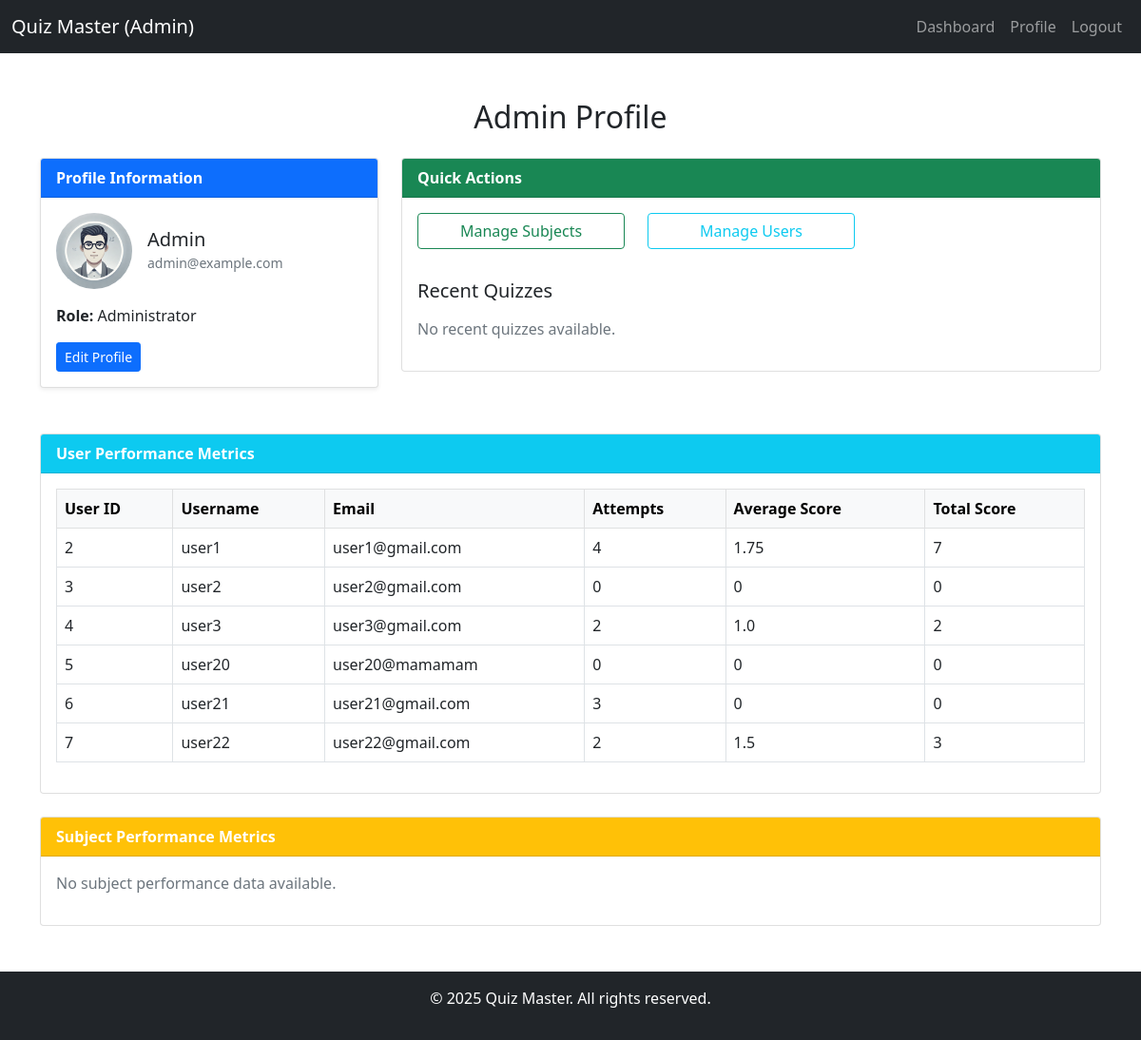
/admin/profile (signed in), run on the app's committed database.
### tables this page shows
CREATE TABLE users (
                    id INTEGER PRIMARY KEY AUTOINCREMENT,
                    username TEXT NOT NULL UNIQUE,
                    password TEXT NOT NULL,
                    full_name TEXT,
                    email TEXT NOT NULL UNIQUE,
                    phone TEXT,
                    qualification TEXT,
                    dob TEXT,
                    role TEXT NOT NULL CHECK(role IN ('admin', 'user'))
                  );

### app.py (the view)
@app.route('/admin/profile')
def admin_profile():
    if 'user_id' not in session or session.get('role') != 'admin':
        return redirect(url_for('login'))
    conn = get_db_connection()
    admin = conn.execute('SELECT * FROM users WHERE id = ?', (session['user_id'],)).fetchone()
    subjects = conn.execute('SELECT * FROM subjects').fetchall()
    chapters = conn.execute('SELECT * FROM chapters').fetchall()
    quizzes = conn.execute('SELECT * FROM quizzes').fetchall()
    recent_quizzes = conn.execute('SELECT * FROM quizzes ORDER BY date_of_quiz DESC LIMIT 5').fetchall()
    user_performance = conn.execute('''
        SELECT u.id, u.username, u.email,
               COUNT(s.id) AS attempts,
               ROUND(AVG(s.total_scored), 2) AS avg_score,
               COALESCE(SUM(s.total_scored), 0) AS total_score
        FROM users u
        LEFT JOIN scores s ON u.id = s.user_id
        WHERE u.role = 'user'
        GROUP BY u.id, u.username, u.email
    ''').fetchall()
    subject_performance = conn.execute('''
        SELECT sub.id, sub.name, COUNT(s.id) AS attempts, ROUND(AVG(s.total_scored),2) AS avg_score
        FROM subjects sub
        JOIN chapters ch ON sub.id = ch.subject_id
        JOIN quizzes q ON ch.id = q.chapter_id
        JOIN scores s ON q.id = s.quiz_id
        GROUP BY sub.id, sub.name
    ''').fetchall()
    chapters_by_subject = {}
    for chapter in chapters:
        chapters_by_subject.setdefault(chapter['subject_id'], []).append(dict(chapter))
    quizzes_by_chapter = {}
    for quiz in quizzes:
        quizzes_by_chapter.setdefault(quiz['chapter_id'], []).append(dict(quiz))
    subjects_list = []
    for subject in subjects:
        subj = dict(subject)
        subj_chapters = chapters_by_subject.get(subj['id'], [])
        for chapter in subj_chapters:
            chapter['quizzes'] = quizzes_by_chapter.get(chapter['id'], [])
        subj['chapters'] = subj_chapters
        subjects_list.append(subj)
    conn.close()
    return render_template('admin_profile.html',
                           admin=admin,
                           subjects=subjects_list,
                           recent_quizzes=recent_quizzes,
                           user_performance=user_performance,
                           subject_performance=subject_performance)

### app.py (called while the page is built)
def get_db_connection():
    conn = sqlite3.connect(DATABASE)
    conn.row_factory = sqlite3.Row
    return conn

### templates/admin_profile.html (shortened to what this page needs)
<!DOCTYPE html>
<html lang="en">
<head>
  <link href="https://cdn.jsdelivr.net/npm/bootstrap@5.1.0/dist/css/bootstrap.min.css" rel="stylesheet">
</head>
<body>
  <nav class="navbar navbar-expand-lg navbar-dark bg-dark">
    <div class="container-fluid">
      <a class="navbar-brand" href="{{ url_for('admin_dashboard') }}">Quiz Master (Admin)</a>
      <div class="collapse navbar-collapse" id="navbarNav">
        <ul class="navbar-nav ms-auto">
          <li class="nav-item">
            <a class="nav-link" href="{{ url_for('admin_dashboard') }}">Dashboard</a>
          </li>
          <li class="nav-item">
            <a class="nav-link" href="{{ url_for('admin_profile') }}">Profile</a>
          </li>
          <li class="nav-item">
            <a class="nav-link" href="{{ url_for('logout') }}">Logout</a>
          </li>
        </ul>
      </div>
    </div>
  </nav>
  <div class="container mt-5">
    <h2 class="text-center mb-4">Admin Profile</h2>
    <div class="row">
      <div class="col-md-4">
        <div class="card shadow-sm">
          <div class="card-header bg-primary text-white">
            Profile Information
          </div>
          <div class="card-body">
            <div class="d-flex align-items-center mb-3">
              <img src="{{ admin.profile_picture or url_for('static', filename='images/admin_profile.webp') }}" class="rounded-circle me-3 profile-img" alt="Profile Picture">
              <div>
                <h5 class="mb-0">{{ admin.username }}</h5>
                <small class="text-muted">{{ admin.email }}</small>
              </div>
            </div>
            <p class="mb-3"><strong>Role:</strong> Administrator</p>
            <a href="{{ url_for('edit_profile') }}" class="btn btn-primary btn-sm">Edit Profile</a>
          </div>
        </div>
      </div>
      <div class="col-md-8">
        <div class="card">
          <div class="card-header bg-success text-white">
            Quick Actions
          </div>
          <div class="card-body">
            <div class="row mb-4">
              <div class="col-md-4">
                <a href="{{ url_for('manage_subjects') }}" class="btn btn-outline-success w-100 mb-2">Manage Subjects</a>
              </div>
              <div class="col-md-4">
                <a href="{{ url_for('manage_users') }}" class="btn btn-outline-info w-100 mb-2">Manage Users</a>
              </div>
            </div>
            <h5 class="mb-3">Recent Quizzes</h5>
            {% if recent_quizzes %}
              <ul class="list-group">
                {% for quiz in recent_quizzes %}
                  <li class="list-group-item d-flex justify-content-between align-items-center">
                    {{ quiz.title }}
                    <a href="{{ url_for('manage_questions', quiz_id=quiz.id) }}" class="btn btn-info btn-sm">Questions</a>
                  </li>
                {% endfor %}
              </ul>
            {% else %}
              <p class="text-muted">No recent quizzes available.</p>
            {% endif %}
          </div>
        </div>
      </div>
    </div>
    <div class="row mt-5">
      <div class="col-md-12">
        <div class="card">
          <div class="card-header bg-info text-white">
            User Performance Metrics
          </div>
          <div class="card-body">
            {% if user_performance %}
            <div class="table-responsive">
              <table class="table table-bordered performance-table">
                <thead class="table-light">
                  <tr>
                    <th>User ID</th>
                    <th>Username</th>
                    <th>Email</th>
                    <th>Attempts</th>
                    <th>Average Score</th>
                    <th>Total Score</th>
                  </tr>
                </thead>
                <tbody>
                  {% for row in user_performance %}
                  <tr>
                    <td>{{ row.id }}</td>
                    <td>{{ row.username }}</td>
                    <td>{{ row.email }}</td>
                    <td>{{ row.attempts }}</td>
                    <td>{{ row.avg_score or 0 }}</td>
                    <td>{{ row.total_score or 0 }}</td>
                  </tr>
                  {% endfor %}
                </tbody>
              </table>
            </div>
            {% else %}
              <p class="text-muted">No user performance data available.</p>
            {% endif %}
          </div>
        </div>
      </div>
    </div>
    <div class="row mt-4">
      <div class="col-md-12">
        <div class="card">
          <div class="card-header bg-warning text-white">
            Subject Performance Metrics
          </div>
          <div class="card-body">
            {% if subject_performance %}
            <div class="table-responsive">
              <table class="table table-bordered performance-table">
                <thead class="table-light">
                  <tr>
                    <th>Subject ID</th>
                    <th>Subject Name</th>
                    <th>Attempts</th>
                    <th>Average Score</th>
                  </tr>
                </thead>
                <tbody>
                  {% for row in subject_performance %}
                  <tr>
                    <td>{{ row.id }}</td>
                    <td>{{ row.name }}</td>
                    <td>{{ row.attempts }}</td>
                    <td>{{ row.avg_score or 0 }}</td>
                  </tr>
                  {% endfor %}
                </tbody>
              </table>
            </div>
            {% else %}
              <p class="text-muted">No subject performance data available.</p>
            {% endif %}
          </div>
        </div>
      </div>
    </div>
  </div>
  <footer class="bg-dark text-white text-center py-3 mt-5">
    <p>&copy; 2025 Quiz Master. All rights reserved.</p>
  </footer>
</body>
</html>

### templates/admin_profile.html (style rules this page uses)
.profile-img { width: 80px; height: 80px; object-fit: cover; }
.card-header { font-weight: bold; }
.performance-table th, .performance-table td { vertical-align: middle; }

### data on the page
users: username "Admin", email "admin@example.com"
users: id "2", username "user1", email "user1@gmail.com", attempts "4", avg_score "1.75", total_score "7"
users: id "3", username "user2", email "user2@gmail.com", attempts "0", avg_score "0", total_score "0"
users: id "4", username "user3", email "user3@gmail.com", attempts "2", avg_score "1.0", total_score "2"
users: id "5", username "user20", email "user20@mamamam", attempts "0", avg_score "0", total_score "0"
users: id "6", username "user21", email "user21@gmail.com", attempts "3", avg_score "0", total_score "0"
users: id "7", username "user22", email "user22@gmail.com", attempts "2", avg_score "1.5", total_score "3"
